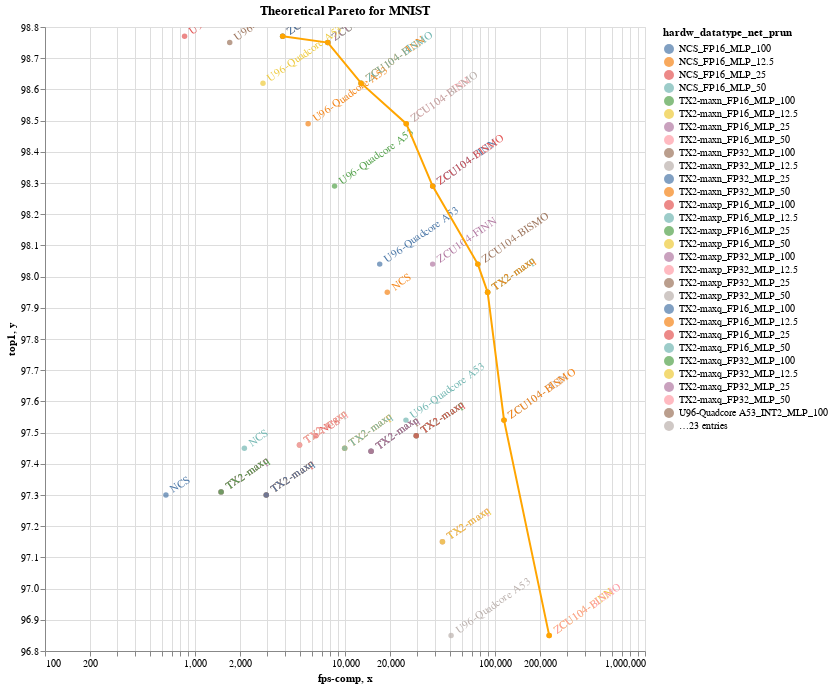

Notebook cell for this chart:
### Markdown cell above
### MNIST

### Code cell
#hide_input
%run scripts/overlapped_pareto.py
theor_pareto(net_keyword='mnist', title= 'Theoretical Pareto for MNIST')

### Figure 1 — Vega-Lite specification as saved in the notebook (floating-point values rounded to 4 significant figures)
{"config": {"view": {"continuousWidth": 400, "continuousHeight": 300}}, "layer": [{"mark": {"type": "point", "filled": true}, "encoding": {"color": {"type": "nominal", "field": "hardw_datatype_net_prun"}, "tooltip": [{"type": "nominal", "field": "hardw_datatype_net_prun"}, {"type": "quantitative", "field": "fps-comp"}, {"type": "nominal", "field": "top1"}], "x": {"type": "quantitative", "field": "fps-comp", "scale": {"type": "log"}}, "y": {"type": "quantitative", "field": "top1", "scale": {"zero": false}}}, "height": 624.0, "selection": {"selector009": {"type": "interval", "bind": "scales", "encodings": ["x", "y"]}}, "title": "Theoretical Pareto for MNIST", "width": 600}, {"mark": {"type": "text", "align": "left", "angle": 325, "baseline": "middle", "dx": 7}, "encoding": {"color": {"type": "nominal", "field": "hardw_datatype_net_prun"}, "text": {"type": "nominal", "field": "hardw"}, "tooltip": [{"type": "nominal", "field": "hardw_datatype_net_prun"}, {"type": "quantitative", "field": "fps-comp"}, {"type": "nominal", "field": "top1"}], "x": {"type": "quantitative", "field": "fps-comp", "scale": {"type": "log"}}, "y": {"type": "quantitative", "field": "top1", "scale": {"zero": false}}}, "height": 624.0, "title": "Theoretical Pareto for MNIST", "width": 600}, {"data": {"name": "data-cbc69d3c80f54c2420bfdac935848113"}, "mark": {"type": "line", "point": true}, "encoding": {"color": {"value": "#FFA500"}, "tooltip": [{"type": "nominal", "field": "group"}, {"type": "quantitative", "field": "x"}, {"type": "nominal", "field": "y"}], "x": {"type": "quantitative", "field": "x", "scale": {"type": "log"}}, "y": {"type": "quantitative", "field": "y", "scale": {"zero": false}}}, "selection": {"selector008": {"type": "interval", "bind": "scales", "encodings": ["x", "y"]}}}], "data": {"name": "data-db9e0fb7a4df364b51ab599bc4bf39fa"}, "$schema": "https://vega.github.io/schema/vega-lite/v4.0.2.json", "datasets": {"data-db9e0fb7a4df364b51ab599bc4bf39fa": [{"hardw_datatype_net_prun": "ZCU104-FINN_INT2_MLP_100", "hardw": "ZCU104-FINN", "network": "MLP", "fps-comp": 7680.0, "top1": "98.75", "type": "predicted"}, {"hardw_datatype_net_prun": "ZCU104-BISMO_INT2_MLP_100", "hardw": "ZCU104-BISMO", "network": "MLP", "fps-comp": 7680.0, "top1": "98.75", "type": "predicted"}, {"hardw_datatype_net_prun": "U96-Quadcore A53_INT2_MLP_100", "hardw": "U96-Quadcore A53", "network": "MLP", "fps-comp": 1704.0, "top1": "98.75", "type": "predicted"}, {"hardw_datatype_net_prun": "ZCU104-FINN_INT2_MLP_50", "hardw": "ZCU104-FINN", "network": "MLP", "fps-comp": 25600.0, "top1": "98.49", "type": "predicted"}, {"hardw_datatype_net_prun": "ZCU104-BISMO_INT2_MLP_50", "hardw": "ZCU104-BISMO", "network": "MLP", "fps-comp": 25600.0, "top1": "98.49", "type": "predicted"}, {"hardw_datatype_net_prun": "U96-Quadcore A53_INT2_MLP_50", "hardw": "U96-Quadcore A53", "network": "MLP", "fps-comp": 5680.0, "top1": "98.49", "type": "predicted"}, {"hardw_datatype_net_prun": "ZCU104-FINN_INT2_MLP_25", "hardw": "ZCU104-FINN", "network": "MLP", "fps-comp": 38400.0, "top1": "98.04", "type": "predicted"}, {"hardw_datatype_net_prun": "ZCU104-BISMO_INT2_MLP_25", "hardw": "ZCU104-BISMO", "network": "MLP", "fps-comp": 76800.0, "top1": "98.04", "type": "predicted"}, {"hardw_datatype_net_prun": "U96-Quadcore A53_INT2_MLP_25", "hardw": "U96-Quadcore A53", "network": "MLP", "fps-comp": 17040.0, "top1": "98.04", "type": "predicted"}, {"hardw_datatype_net_prun": "ZCU104-FINN_INT2_MLP_12.5", "hardw": "ZCU104-FINN", "network": "MLP", "fps-comp": 229700.0, "top1": "96.85", "type": "predicted"}, {"hardw_datatype_net_prun": "ZCU104-BISMO_INT2_MLP_12.5", "hardw": "ZCU104-BISMO", "network": "MLP", "fps-comp": 229700.0, "top1": "96.85", "type": "predicted"}, {"hardw_datatype_net_prun": "U96-Quadcore A53_INT2_MLP_12.5", "hardw": "U96-Quadcore A53", "network": "MLP", "fps-comp": 50970.0, "top1": "96.85", "type": "predicted"}, {"hardw_datatype_net_prun": "ZCU104-FINN_INT4_MLP_100", "hardw": "ZCU104-FINN", "network": "MLP", "fps-comp": 3840.0, "top1": "98.77", "type": "predicted"}, {"hardw_datatype_net_prun": "ZCU104-BISMO_INT4_MLP_100", "hardw": "ZCU104-BISMO", "network": "MLP", "fps-comp": 3840.0, "top1": "98.77", "type": "predicted"}, {"hardw_datatype_net_prun": "U96-Quadcore A53_INT4_MLP_100", "hardw": "U96-Quadcore A53", "network": "MLP", "fps-comp": 852.0, "top1": "98.77", "type": "predicted"}, {"hardw_datatype_net_prun": "ZCU104-FINN_INT4_MLP_50", "hardw": "ZCU104-FINN", "network": "MLP", "fps-comp": 12800.0, "top1": "98.62", "type": "predicted"}, {"hardw_datatype_net_prun": "ZCU104-BISMO_INT4_MLP_50", "hardw": "ZCU104-BISMO", "network": "MLP", "fps-comp": 12800.0, "top1": "98.62", "type": "predicted"}, {"hardw_datatype_net_prun": "U96-Quadcore A53_INT4_MLP_50", "hardw": "U96-Quadcore A53", "network": "MLP", "fps-comp": 2840.0, "top1": "98.62", "type": "predicted"}, {"hardw_datatype_net_prun": "ZCU104-FINN_INT4_MLP_25", "hardw": "ZCU104-FINN", "network": "MLP", "fps-comp": 38400.0, "top1": "98.29", "type": "predicted"}, {"hardw_datatype_net_prun": "ZCU104-BISMO_INT4_MLP_25", "hardw": "ZCU104-BISMO", "network": "MLP", "fps-comp": 38400.0, "top1": "98.29", "type": "predicted"}, {"hardw_datatype_net_prun": "U96-Quadcore A53_INT4_MLP_25", "hardw": "U96-Quadcore A53", "network": "MLP", "fps-comp": 8520.0, "top1": "98.29", "type": "predicted"}, {"hardw_datatype_net_prun": "ZCU104-FINN_INT4_MLP_12.5", "hardw": "ZCU104-FINN", "network": "MLP", "fps-comp": 114900.0, "top1": "97.54", "type": "predicted"}, {"hardw_datatype_net_prun": "ZCU104-BISMO_INT4_MLP_12.5", "hardw": "ZCU104-BISMO", "network": "MLP", "fps-comp": 114900.0, "top1": "97.54", "type": "predicted"}, {"hardw_datatype_net_prun": "U96-Quadcore A53_INT4_MLP_12.5", "hardw": "U96-Quadcore A53", "network": "MLP", "fps-comp": 25480.0, "top1": "97.54", "type": "predicted"}, {"hardw_datatype_net_prun": "TX2-maxn_FP16_MLP_100", "hardw": "TX2-maxn", "network": "MLP", "fps-comp": 2985.0, "top1": "97.3", "type": "predicted"}, {"hardw_datatype_net_prun": "TX2-maxp_FP16_MLP_100", "hardw": "TX2-maxp", "network": "MLP", "fps-comp": 2985.0, "top1": "97.3", "type": "predicted"}, {"hardw_datatype_net_prun": "TX2-maxq_FP16_MLP_100", "hardw": "TX2-maxq", "network": "MLP", "fps-comp": 2985.0, "top1": "97.3", "type": "predicted"}, {"hardw_datatype_net_prun": "NCS_FP16_MLP_100", "hardw": "NCS", "network": "MLP", "fps-comp": 640.0, "top1": "97.3", "type": "predicted"}, {"hardw_datatype_net_prun": "TX2-maxn_FP16_MLP_50", "hardw": "TX2-maxn", "network": "MLP", "fps-comp": 9950.0, "top1": "97.45", "type": "predicted"}, {"hardw_datatype_net_prun": "TX2-maxp_FP16_MLP_50", "hardw": "TX2-maxp", "network": "MLP", "fps-comp": 9950.0, "top1": "97.45", "type": "predicted"}, {"hardw_datatype_net_prun": "TX2-maxq_FP16_MLP_50", "hardw": "TX2-maxq", "network": "MLP", "fps-comp": 9950.0, "top1": "97.45", "type": "predicted"}, {"hardw_datatype_net_prun": "NCS_FP16_MLP_50", "hardw": "NCS", "network": "MLP", "fps-comp": 2133.0, "top1": "97.45", "type": "predicted"}, {"hardw_datatype_net_prun": "TX2-maxn_FP16_MLP_25", "hardw": "TX2-maxn", "network": "MLP", "fps-comp": 29850.0, "top1": "97.49", "type": "predicted"}, {"hardw_datatype_net_prun": "TX2-maxp_FP16_MLP_25", "hardw": "TX2-maxp", "network": "MLP", "fps-comp": 29850.0, "top1": "97.49", "type": "predicted"}, {"hardw_datatype_net_prun": "TX2-maxq_FP16_MLP_25", "hardw": "TX2-maxq", "network": "MLP", "fps-comp": 29850.0, "top1": "97.49", "type": "predicted"}, {"hardw_datatype_net_prun": "NCS_FP16_MLP_25", "hardw": "NCS", "network": "MLP", "fps-comp": 6400.0, "top1": "97.49", "type": "predicted"}, {"hardw_datatype_net_prun": "TX2-maxn_FP16_MLP_12.5", "hardw": "TX2-maxn", "network": "MLP", "fps-comp": 89280.0, "top1": "97.95", "type": "predicted"}, {"hardw_datatype_net_prun": "TX2-maxp_FP16_MLP_12.5", "hardw": "TX2-maxp", "network": "MLP", "fps-comp": 89280.0, "top1": "97.95", "type": "predicted"}, {"hardw_datatype_net_prun": "TX2-maxq_FP16_MLP_12.5", "hardw": "TX2-maxq", "network": "MLP", "fps-comp": 89280.0, "top1": "97.95", "type": "predicted"}, {"hardw_datatype_net_prun": "NCS_FP16_MLP_12.5", "hardw": "NCS", "network": "MLP", "fps-comp": 19140.0, "top1": "97.95", "type": "predicted"}, {"hardw_datatype_net_prun": "TX2-maxn_FP32_MLP_100", "hardw": "TX2-maxn", "network": "MLP", "fps-comp": 1492.0, "top1": "97.31", "type": "predicted"}, {"hardw_datatype_net_prun": "TX2-maxp_FP32_MLP_100", "hardw": "TX2-maxp", "network": "MLP", "fps-comp": 1492.0, "top1": "97.31", "type": "predicted"}, {"hardw_datatype_net_prun": "TX2-maxq_FP32_MLP_100", "hardw": "TX2-maxq", "network": "MLP", "fps-comp": 1492.0, "top1": "97.31", "type": "predicted"}, {"hardw_datatype_net_prun": "TX2-maxn_FP32_MLP_50", "hardw": "TX2-maxn", "network": "MLP", "fps-comp": 4975.0, "top1": "97.46", "type": "predicted"}, {"hardw_datatype_net_prun": "TX2-maxp_FP32_MLP_50", "hardw": "TX2-maxp", "network": "MLP", "fps-comp": 4975.0, "top1": "97.46", "type": "predicted"}, {"hardw_datatype_net_prun": "TX2-maxq_FP32_MLP_50", "hardw": "TX2-maxq", "network": "MLP", "fps-comp": 4975.0, "top1": "97.46", "type": "predicted"}, {"hardw_datatype_net_prun": "TX2-maxn_FP32_MLP_25", "hardw": "TX2-maxn", "network": "MLP", "fps-comp": 14920.0, "top1": "97.44", "type": "predicted"}, {"hardw_datatype_net_prun": "TX2-maxp_FP32_MLP_25", "hardw": "TX2-maxp", "network": "MLP", "fps-comp": 14920.0, "top1": "97.44", "type": "predicted"}, {"hardw_datatype_net_prun": "TX2-maxq_FP32_MLP_25", "hardw": "TX2-maxq", "network": "MLP", "fps-comp": 14920.0, "top1": "97.44", "type": "predicted"}, {"hardw_datatype_net_prun": "TX2-maxn_FP32_MLP_12.5", "hardw": "TX2-maxn", "network": "MLP", "fps-comp": 44640.0, "top1": "97.15", "type": "predicted"}, {"hardw_datatype_net_prun": "TX2-maxp_FP32_MLP_12.5", "hardw": "TX2-maxp", "network": "MLP", "fps-comp": 44640.0, "top1": "97.15", "type": "predicted"}, {"hardw_datatype_net_prun": "TX2-maxq_FP32_MLP_12.5", "hardw": "TX2-maxq", "network": "MLP", "fps-comp": 44640.0, "top1": "97.15", "type": "predicted"}], "data-cbc69d3c80f54c2420bfdac935848113": [{"x": 3840.0, "y": "98.77", "group": "ZCU104-FINN_INT4_MLP_100"}, {"x": 7680.0, "y": "98.75", "group": "ZCU104-BISMO_INT2_MLP_100"}, {"x": 12800.0, "y": "98.62", "group": "ZCU104-FINN_INT4_MLP_50"}, {"x": 25600.0, "y": "98.49", "group": "ZCU104-BISMO_INT2_MLP_50"}, {"x": 38400.0, "y": "98.29", "group": "ZCU104-BISMO_INT4_MLP_25"}, {"x": 76800.0, "y": "98.04", "group": "ZCU104-BISMO_INT2_MLP_25"}, {"x": 89280.0, "y": "97.95", "group": "TX2-maxp_FP16_MLP_12.5"}, {"x": 114900.0, "y": "97.54", "group": "ZCU104-FINN_INT4_MLP_12.5"}, {"x": 229700.0, "y": "96.85", "group": "ZCU104-BISMO_INT2_MLP_12.5"}]}}
